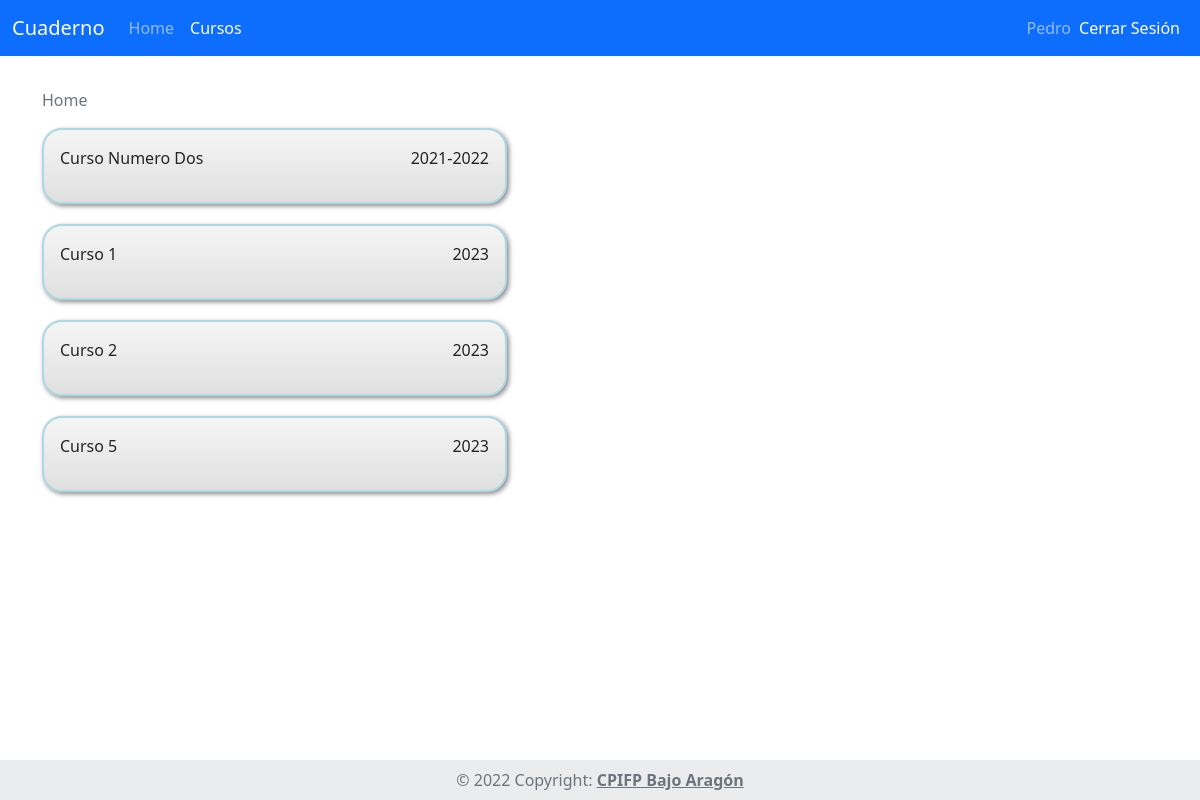
/Cuaderno/curso/ (signed in), run on the app's committed database.
### tables this page shows
CREATE TABLE `Curso` (
  `id_curso` int NOT NULL,
  `nombre` varchar(40) NOT NULL,
  `fecha_inicio` datetime NOT NULL,
  `fecha_fin` datetime NOT NULL,
  `anyo` varchar(40) NOT NULL
);

### Cuaderno/App/controladores/Curso.php (called while the page is built, shortened)
<?php
class Curso extends Controlador{
    public function __construct(){
        $this->datos["menuActivo"] = "cursos";
        $this->CursoModelo = $this->Modelo('CursoModelo');
        $this->datos['rolesPermitidos'] = [1,2,3];
    }
    public function index(){
        $this->datos["CursosProfesor"]=$this->CursoModelo->getCursos($this->datos['usuarioSesion']->id_persona);
        $this->vista("CursosProfesor/index",$this->datos);
    }
}

### Cuaderno/App/librerias/Core.php (called while the page is built, shortened)
<?php
class Core{
    protected $metodoActual = 'index';
    public function __construct(){
        $url = $this->getUrl();
        if(isset($url[0])){
			if(file_exists('../App/controladores/'.ucwords($url[0]).'.php')){
				unset($url[0]);
			}
		}
		$this->controladorActual = new $this->controladorActual;
		$this->parametros = $url ? array_values($url) : [];
		call_user_func_array([$this->controladorActual,$this->metodoActual], $this->parametros);
    }
    public function getUrl(){
        if(isset($_GET['url'])){
            $url = ltrim($_GET['url'],'/');
            $url = filter_var($url,FILTER_SANITIZE_URL);
            $url = explode('/',$url);
            return $url;
        }
    }
}

### Cuaderno/public/index.php (called while the page is built, shortened)
<?php
$iniciar = new Core;

### Cuaderno/App/librerias/Base.php (called while the page is built, shortened)
<?php
    class Base {
        private $host = DB_HOST;
        private $usuario = DB_USUARIO;
        private $password = DB_PASSWORD;
        private $nombre_base = DB_NOMBRE;
        private $charset = 'utf8mb4';
        private $dbh;
        private $stmt;
        public function __construct(){
            $dsn = "mysql:host=$this->host;dbname=$this->nombre_base;charset=$this->charset";
            $opciones = array(
                PDO::ATTR_PERSISTENT => true,
                PDO::ATTR_ERRMODE => PDO::ERRMODE_EXCEPTION
            );
            try {
                $this->dbh = new PDO($dsn, $this->usuario, $this->password, $opciones);
            } catch (PDOException $e) {
                $this->error = $e->getMessage();
                echo $this->error;
            }
        }
        public function query($sql){
            $this->stmt = $this->dbh->prepare($sql);
        }
        public function bind($parametro,$valor,$tipo = null){
            if (is_null($tipo)) {
                switch (true) {
                    default:
                        $tipo = PDO::PARAM_STR;
                        break;
                }
            }
            $this->stmt->bindValue($parametro,$valor,$tipo);
        }
        public function execute(){
            return $this->stmt->execute();
        }
        public function registros(){
            $this->execute();
            return $this->stmt->fetchAll(PDO::FETCH_OBJ);
        }
    }

### Cuaderno/App/modelos/CursoModelo.php (called while the page is built, shortened)
<?php
class CursoModelo {
    private $db;
    public function __construct(){
        $this->db = new Base;
    }
    public function getCursos($id_persona){
        $this->db->query("SELECT C.* FROM Curso C INNER JOIN Participar_Profesor P ON C.id_curso = P.id_curso WHERE P.id_profesor = :id_profesor");
        $this->db->bind(':id_profesor',trim($id_persona));
        return $this->db->registros();
    }
}

### Cuaderno/App/vistas/CursosProfesor/index.php (the view)
<?php require_once RUTA_APP.'/vistas/inc/header.php'; ?>
<div class="container">
    <nav aria-label="breadcrumb">
        <ol class="breadcrumb mt-3">
            <li class="breadcrumb-item active" aria-current="page">Home</li>
        </ol>
    </nav>
    <div class="row">
        <?php foreach($datos['CursosProfesor'] as $curso):?>
            <a class="text-decoration-none text-dark" href="<?php RUTA_URL?>/Cuaderno/curso/ver_curso/<?php echo $curso->id_curso?>">
                <div class="card col-5">
                    <div class="row card-body">
                        <div class="col-6">
                            <p> <?php echo $curso->nombre?> </p>
                        </div>
                        <div class="col-6 d-flex justify-content-end">
                            <p> <?php echo $curso->anyo?> </p>
                        </div>
                    </div>
                </div>
            </a>
        <?php endforeach ?>
    </div>
</div>
<?php require_once RUTA_APP.'/vistas/inc/footer.php' ?>

### Cuaderno/public/css/estilos.css (style rules this page uses)
.card { border-radius: 20px; border: 2px solid #ADD8E6; box-shadow: 2px 2px 5px #888888; background-color: #F1F1F1; background-image: linear-gradient(to bottom, #f5f5f5 0%, #e0e0e0 100%); margin-bottom: 20px; }

### data on the page
curso: nombre "Curso Numero Dos", anyo "2021-2022"
curso: nombre "Curso 1", anyo "2023"
curso: nombre "Curso 2", anyo "2023"
curso: nombre "Curso 5", anyo "2023"

### other printed values
$datos['usuarioSesion']->nombre "Pedro"
